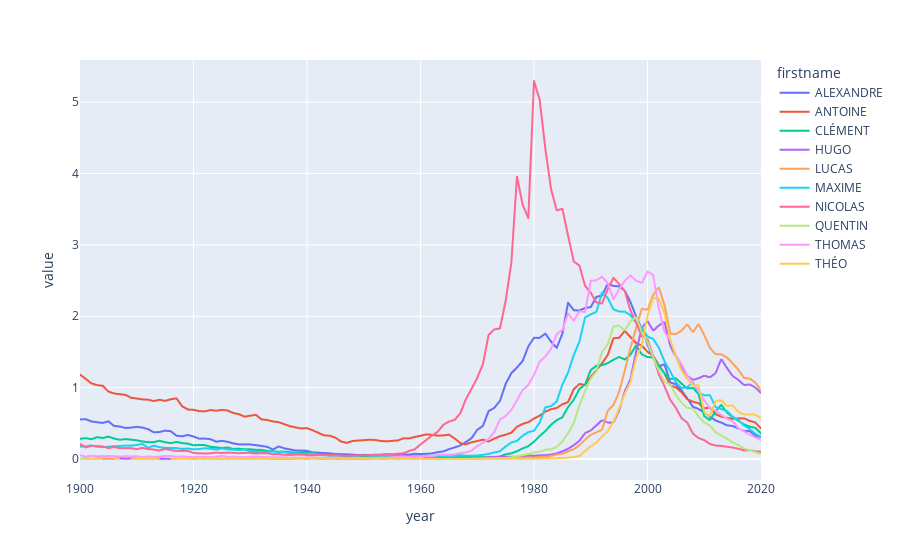

Notebook source saved alongside this figure:
### Code cell
# your code here

rm.unstack(1).plot()
